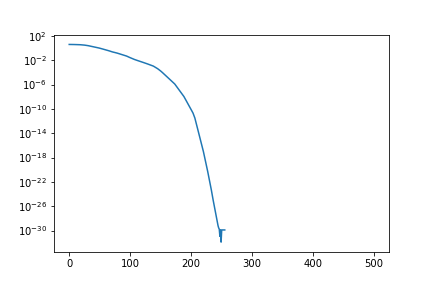

Python code for this plot:
"""A 'hello world' example of PSGD on minimizing Rosenbrock function
"""
import numpy as np
import matplotlib.pyplot as plt
import preconditioned_stochastic_gradient_descent as psgd

def Rosenbrock(x):
    valu = 100.0*(x[1] - x[0]**2)**2 + (1.0 - x[0])**2
    grad = np.array([-400.0*x[0]*(x[1] - x[0]**2) - 2.0*(1.0 - x[0]),
                     200.0*(x[1] - x[0]**2)])
    
    return valu, grad


x = np.array([-1.0, 1.0])
eps = np.finfo(type(x[0])).eps
Q = 0.1*np.eye(2)   # initialize Q with small values; otherwise, diverge
values = []
for i in range(500):
    v, g = Rosenbrock(x)
    values.append(v)
    
    dx = np.sqrt(eps)*np.random.randn(2)
    _, perturbed_g = Rosenbrock(x + dx)
    
    # dense preconditioner assumes a list of delta_x and delta_g 
    Q = psgd.update_precond_dense(Q, [dx], [perturbed_g - g], 0.2)
    pre_g = psgd.precond_grad_dense(Q, [g])
    x = x - 0.5*pre_g[0]
    
plt.semilogy(values)
plt.xlabel("Iterations")
plt.ylabel("Loss")
plt.savefig("hello_psgd.png")
plt.show()
